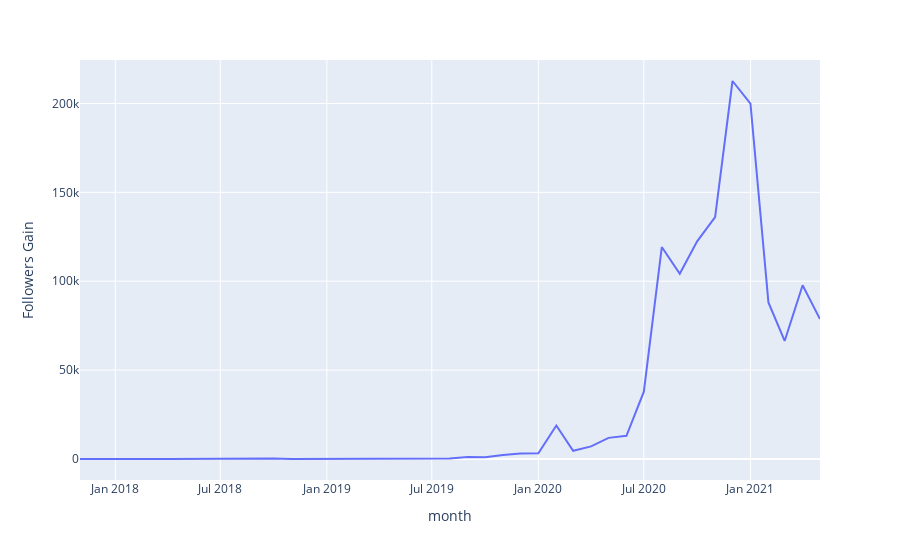

Notebook cell for this chart:
### Code cell
ax

### Figure 1 — Plotly figure (JSON) as saved in the notebook; plotly's stock layout.template omitted (floating-point values rounded to 4 significant figures)
{"data": [{"hovertemplate": "month=%{x}<br>Followers Gain=%{y}<extra></extra>", "legendgroup": "", "line": {"color": "#636efa", "dash": "solid"}, "mode": "lines", "name": "", "orientation": "v", "showlegend": false, "type": "scatter", "x": ["2017-11", "2017-12", "2018-01", "2018-02", "2018-03", "2018-04", "2018-05", "2018-06", "2018-07", "2018-08", "2018-09", "2018-10", "2018-11", "2019-02", "2019-07", "2019-08", "2019-09", "2019-10", "2019-11", "2019-12", "2020-01", "2020-02", "2020-03", "2020-04", "2020-05", "2020-06", "2020-07", "2020-08", "2020-09", "2020-10", "2020-11", "2020-12", "2021-01", "2021-02", "2021-03", "2021-04", "2021-05"], "xaxis": "x", "y": [4, 107, 55, 68, 54, 64, 126, 200, 328, 396, 455, 310, 15, 1, 55, 322, 1151, 1022, 2241, 3052, 3193, 18854, 4647, 7076, 11890, 13020, 37879, 119253, 104215, 122415, 136073, 212635, 199862, 88063, 66410, 97719, 78715], "yaxis": "y"}], "layout": {"legend": {"tracegroupgap": 0}, "margin": {"t": 60}, "xaxis": {"anchor": "y", "domain": [0, 1], "title": {"text": "month"}}, "yaxis": {"anchor": "x", "domain": [0, 1], "title": {"text": "Followers Gain"}}}}
